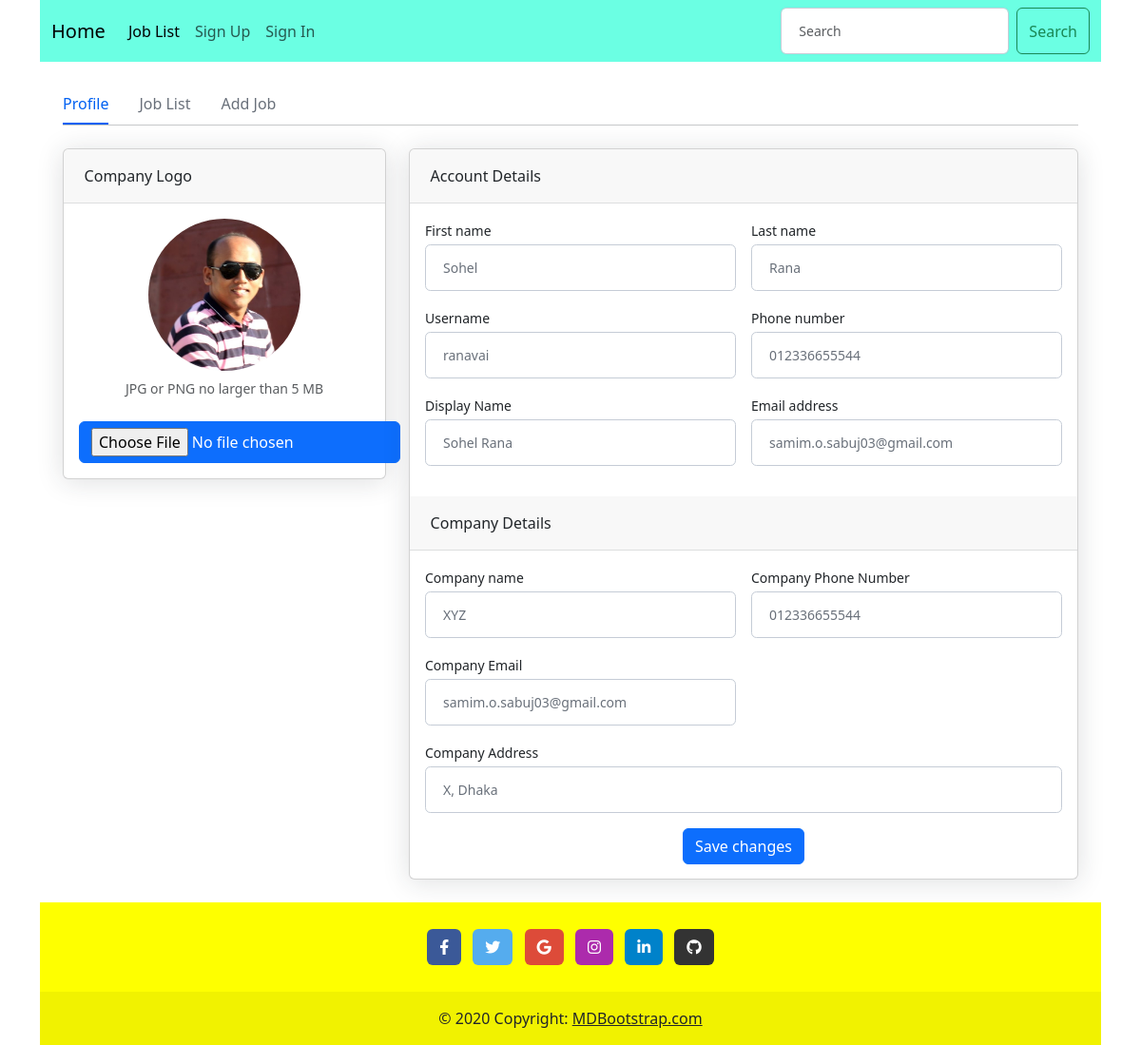
The app's page /profile/ranavai/ with its own data.
### account/models.py (models this page shows, shortened)
class Recruiter_Profile(models.Model):
    user = models.ForeignKey(Custom_User, on_delete=models.CASCADE)
    company_name = models.CharField(max_length=100)
    company_phone_number = models.CharField(max_length=14, blank=True, null=True)
    company_email = models.EmailField(max_length=200, blank=True, null=True)
    company_address = models.TextField(blank=True, null=True)
    company_logo = models.ImageField(upload_to='company/logo/', blank=True, null=True)

class Custom_User(AbstractUser):
    USER_TYPE = (
        ('Recruiter', 'Recruiter'),
        ('JobSeeker', 'JobSeeker'),
        ('Employee', 'Employee'),
        ('Admin', 'Admin'),
    )
    display_name = models.CharField(max_length=100)
    phone_number = models.CharField(max_length=14)
    user_type = models.CharField(choices=USER_TYPE, max_length=50, blank=True, null=True)
    auth_token = models.CharField(max_length=500, blank=True, null=True)
    otp_token = models.CharField(max_length=6, blank=True, null=True)
    is_verified = models.BooleanField(default=False)

### account/views.py (the view)
# urls.py: path('profile/<username>/', profile, name='profile'),
def profile(request, username):
    user = Custom_User.objects.get(username=username)
    if user.user_type == 'JobSeeker':
        jobseeker = JobSeeker_Profile.objects.get(user=user)
        context = {'user': user, 'jobseeker': jobseeker}
        return render(request, 'account/jobseeker_profile/profile.html', context)
    elif user.user_type == 'Recruiter':
        recruiter = Recruiter_Profile.objects.get(user=user)
        context = {'user': user, 'recruiter': recruiter}
        return render(request, 'account/recruiter_profile/profile.html', context)
    else:
        return HttpResponse('Wrong Credential')

### templates/account/recruiter_profile/profile.html (shortened to what this page needs)
{% extends 'base.html' %}
{% block body_content %}
<div class="container-xl px-4 mt-4">
    <nav class="nav nav-borders">
        <a class="nav-link active ms-0" href="{% url 'profile' request.user.username %}" target="__blank">Profile</a>
        <a class="nav-link" href="{% url 'recruiter_job_list' request.user.username %}" target="__blank">Job List</a>
        <a class="nav-link" href="{% url 'add_job' %}" target="__blank">Add Job</a>
    </nav>
    <hr class="mt-0 mb-4">
    {% block profile_body %}
    <form action="{% url 'recruiter_profile_update' %}" method="POST" enctype="multipart/form-data">
        <div class="row">
            <div class="col-xl-4">
                <div class="card mb-4 mb-xl-0">
                    <div class="card-header">Company Logo</div>
                    <div class="card-body text-center">
                        {% if recruiter.company_logo %}
                        <img class="img-account-profile rounded-circle mb-2" src="{{recruiter.company_logo.url}}"
                            alt="">
                        {% else %}
                        <img class="img-account-profile rounded-circle mb-2"
                            src="http://bootdey.com/img/Content/avatar/avatar1.png" alt="">
                        {% endif %}
                        <div class="small font-italic text-muted mb-4">JPG or PNG no larger than 5 MB</div>
                        <input type="file" class="btn btn-primary" value="Upload new image" name="company_logo">
                    </div>
                </div>
            </div>
            <div class="col-xl-8">
                <div class="card mb-4">
                    <div class="card-header">Account Details</div>
                    <div class="card-body">
                        <div class="row gx-3 mb-3">
                            <div class="col-md-6">
                                <label class="small mb-1" for="inputFirstName">First name</label>
                                <input class="form-control" id="inputFirstName" type="text"
                                    placeholder="Enter your first name" value="{{user.first_name}}" name="first_name">
                            </div>
                            <div class="col-md-6">
                                <label class="small mb-1" for="inputLastName">Last name</label>
                                <input class="form-control" id="inputLastName" type="text"
                                    placeholder="Enter your last name" value="{{user.last_name}}" name="last_name">
                            </div>
                        </div>
                        <div class="row gx-3 mb-3">
                            <div class="col-md-6">
                                <label class="small mb-1" for="inputUsername">Username</label>
                                <input class="form-control" id="inputUsername" type="text"
                                    placeholder="Enter your username" value="{{user.username}}" name="username">
                            </div>
                            <div class="col-md-6">
                                <label class="small mb-1" for="inputPhone">Phone number</label>
                                <input class="form-control" id="inputPhone" type="tel"
                                    placeholder="Enter your phone number" value="{{user.phone_number}}"
                                    name="phone_number">
                            </div>
                        </div>
                        <div class="row gx-3 mb-3">
                            <div class="col-md-6">
                                <label class="small mb-1" for="inputOrgName">Display Name</label>
                                <input class="form-control" id="inputOrgName" type="text"
                                    placeholder="Enter your Display Name" value="{{user.display_name}}"
                                    name="display_name">
                            </div>
                            <div class="col-md-6">
                                <label class="small mb-1" for="inputEmailAddress">Email address</label>
                                <input class="form-control" id="inputEmailAddress" type="email"
                                    placeholder="Enter your email address" value="{{user.email}}" name="email">
                            </div>
                        </div>
                    </div>
                    <div class="card-header">Company Details</div>
                    <div class="card-body">
                        <div class="row gx-3 mb-3">
                            <div class="col-md-6">
                                <label class="small mb-1" for="inputFirstName">Company name</label>
                                <input class="form-control" id="inputFirstName" type="text"
                                    placeholder="Enter your company name" value="{{recruiter.company_name}}" name="company_name">
                            </div>
                            <div class="col-md-6">
                                <label class="small mb-1" for="inputLastName">Company Phone Number</label>
                                <input class="form-control" id="inputLastName" type="text"
                                    placeholder="Enter your company phone number" value="{{recruiter.company_phone_number}}" name="company_phone_number">
                            </div>
                        </div>
                        <div class="row gx-3 mb-3">
                            <div class="col-md-6">
                                <label class="small mb-1" for="inputUsername">Company Email</label>
                                <input class="form-control" id="inputUsername" type="text"
                                    placeholder="Enter your company email" value="{{recruiter.company_email}}" name="company_email">
                            </div>
                            <div class="col-md-6">
                            </div>
                        </div>
                        <div class="col-12">
                            <label class="small mb-1" for="inputOrgName">Company Address</label>
                            <input class="form-control" id="inputOrgName" type="text"
                                placeholder="Enter your company address" value="{% if recruiter.company_address %}{{recruiter.company_address}}{% endif %}" name="company_address">
                        </div>
                    </div>
                    <div style="padding-bottom: 15px; margin: auto;">
                        <button class="btn btn-primary" type="submit">Save changes</button>
                    </div>
                </div>
            </div>
        </div>
    </form>
    {% endblock profile_body %}
</div>
{% endblock body_content %}

### templates/account/recruiter_profile/profile.html (style rules this page uses)
.img-account-profile { height: 10rem; }
.rounded-circle { border-radius: 50% !important; }
.card { box-shadow: 0 0.15rem 1.75rem 0 rgb(33 40 50 / 15%); }
.card .card-header { font-weight: 500; }
.card-header:first-child { border-radius: 0.35rem 0.35rem 0 0; }
.card-header { padding: 1rem 1.35rem; margin-bottom: 0; background-color: rgba(33, 40, 50, 0.03); border-bottom: 1px solid rgba(33, 40, 50, 0.125); }
.form-control, .dataTable-input { display: block; width: 100%; padding: 0.875rem 1.125rem; font-size: 0.875rem; font-weight: 400; line-height: 1; color: #69707a; background-color: #fff; background-clip: padding-box; border: 1px solid #c5ccd6; -webkit-appearance: none; -moz-appearance: none; appearance: none; border-radius: 0.35rem; transition: border-color 0.15s ease-in-out, box-shadow 0.15s ease-in-out; }
.nav-borders .nav-link.active { color: #0061f2; border-bottom-color: #0061f2; }
.nav-borders .nav-link { color: #69707a; border-bottom-width: 0.125rem; border-bottom-style: solid; border-bottom-color: transparent; padding-top: 0.5rem; padding-bottom: 0.5rem; padding-left: 0; padding-right: 0; margin-left: 1rem; margin-right: 1rem; }

### records on screen
Recruiter_Profile: company_logo (picture), company_name "XYZ", company_phone_number "012336655544", company_email "samim.o.sabuj03@gmail.com", company_address "X, Dhaka"
Custom_User: first_name "Sohel", last_name "Rana", username "ranavai", phone_number "012336655544", display_name "Sohel Rana", email "samim.o.sabuj03@gmail.com"
